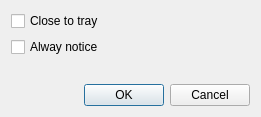
<?xml version="1.0" encoding="UTF-8"?>
<ui version="4.0">
 <class>CloseNoticeDialog</class>
 <widget class="QDialog" name="CloseNoticeDialog">
  <property name="geometry">
   <rect>
    <x>0</x>
    <y>0</y>
    <width>261</width>
    <height>117</height>
   </rect>
  </property>
  <property name="windowTitle">
   <string>Close Notice</string>
  </property>
  <layout class="QGridLayout" name="gridLayout">
   <item row="0" column="0">
    <widget class="QCheckBox" name="closeToTrayCheckBox">
     <property name="text">
      <string>Close to tray</string>
     </property>
    </widget>
   </item>
   <item row="2" column="1">
    <spacer name="verticalSpacer">
     <property name="orientation">
      <enum>Qt::Vertical</enum>
     </property>
     <property name="sizeHint" stdset="0">
      <size>
       <width>121</width>
       <height>21</height>
      </size>
     </property>
    </spacer>
   </item>
   <item row="3" column="0" colspan="2">
    <widget class="QDialogButtonBox" name="buttonBox">
     <property name="orientation">
      <enum>Qt::Horizontal</enum>
     </property>
     <property name="standardButtons">
      <set>QDialogButtonBox::Cancel|QDialogButtonBox::Ok</set>
     </property>
    </widget>
   </item>
   <item row="1" column="0">
    <widget class="QCheckBox" name="closeToTrayNoticeCheckBox">
     <property name="text">
      <string>Alway notice</string>
     </property>
    </widget>
   </item>
  </layout>
 </widget>
 <resources/>
 <connections>
  <connection>
   <sender>buttonBox</sender>
   <signal>accepted()</signal>
   <receiver>CloseNoticeDialog</receiver>
   <slot>accept()</slot>
   <hints>
    <hint type="sourcelabel">
     <x>248</x>
     <y>254</y>
    </hint>
    <hint type="destinationlabel">
     <x>157</x>
     <y>274</y>
    </hint>
   </hints>
  </connection>
  <connection>
   <sender>buttonBox</sender>
   <signal>rejected()</signal>
   <receiver>CloseNoticeDialog</receiver>
   <slot>reject()</slot>
   <hints>
    <hint type="sourcelabel">
     <x>316</x>
     <y>260</y>
    </hint>
    <hint type="destinationlabel">
     <x>286</x>
     <y>274</y>
    </hint>
   </hints>
  </connection>
 </connections>
</ui>
